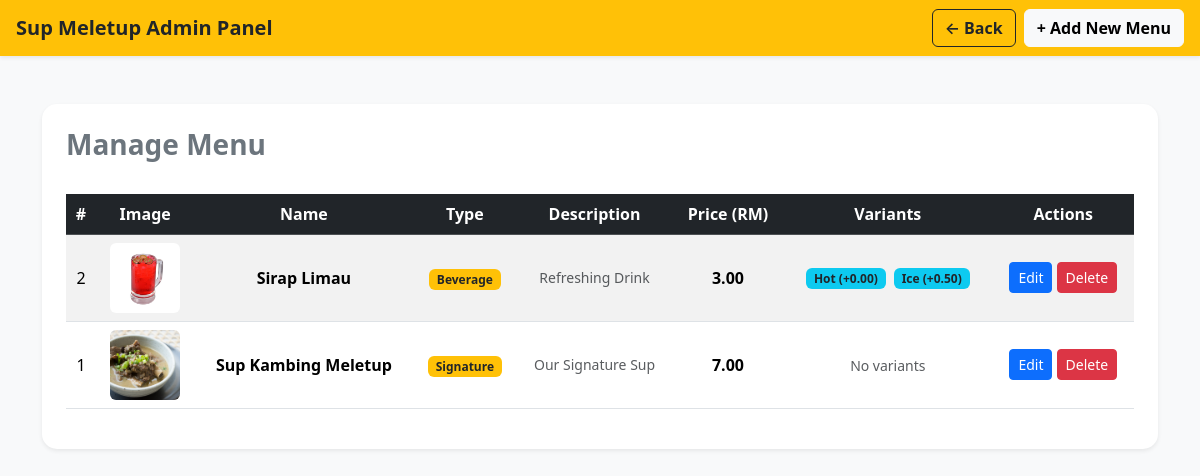
/admin/manage_menu.php, run on the app's committed database.
### tables this page shows
CREATE TABLE `menu` (
  `menu_id` int(11) NOT NULL,
  `name` varchar(100) NOT NULL,
  `type` varchar(100) DEFAULT NULL,
  `description` text DEFAULT NULL,
  `price` decimal(10,2) NOT NULL,
  `image` varchar(255) DEFAULT NULL
);

CREATE TABLE `menu_variants` (
  `variant_id` int(11) NOT NULL,
  `menu_id` int(11) NOT NULL,
  `name` varchar(255) NOT NULL,
  `price_diff` decimal(10,2) DEFAULT 0.00
);

### admin/manage_menu.php (the view, shortened to what this page needs)
<?php
include '../database/db_connect.php';
?>
<!DOCTYPE html>
<html lang="en">
<head>
    <link href="https://cdn.jsdelivr.net/npm/bootstrap@5.3.3/dist/css/bootstrap.min.css" rel="stylesheet">
</head>
<body>
    <nav class="navbar navbar-light shadow-sm px-3">
        <a class="navbar-brand fw-bold text-dark">Sup Meletup Admin Panel</a>
        <div class="ms-auto d-flex gap-2">
            <a href="admin_dashboard.php" class="btn btn-outline-dark fw-semibold">← Back</a>
            <a href="add_menu.php" class="btn btn-light fw-semibold">+ Add New Menu</a>
        </div>
    </nav>
    <div class="container my-5">
        <div class="card p-4 shadow-sm">
            <div class="d-flex justify-content-between align-items-center mb-4">
                <h3 class="fw-bold text-secondary">Manage Menu</h3>
            </div>
            <?php
            $result = $conn->query("SELECT * FROM menu ORDER BY menu_id DESC");
            if ($result->num_rows > 0):
            ?>
            <div class="table-responsive">
                <table class="table table-striped align-middle text-center">
                    <thead class="table-dark">
                        <tr>
                            <th>#</th>
                            <th>Image</th>
                            <th>Name</th>
                            <th>Type</th>
                            <th>Description</th>
                            <th>Price (RM)</th>
                            <th>Variants</th>
                            <th>Actions</th>
                        </tr>
                    </thead>
                    <tbody>
                        <?php while ($row = $result->fetch_assoc()):
                            $menu_id = $row['menu_id'];
                            $variants = $conn->query("SELECT * FROM menu_variants WHERE menu_id='$menu_id'");
                        ?>
                        <tr>
                            <td><?php echo $menu_id; ?></td>
                            <td>
                                <img src="uploads/menu_images/<?php echo htmlspecialchars($row['image']); ?>" width="70"
                                    height="70" class="rounded" style="object-fit:cover;">
                            </td>
                            <td class="fw-semibold"><?php echo htmlspecialchars($row['name']); ?></td>
                            <td><span
                                    class="badge bg-warning text-dark"><?php echo htmlspecialchars($row['type']); ?></span>
                            </td>
                            <td class="text-muted small"><?php echo htmlspecialchars($row['description']); ?></td>
                            <td><strong><?php echo number_format($row['price'], 2); ?></strong></td>
                            <td>
                                <?php if ($variants->num_rows > 0):
                                    while ($v = $variants->fetch_assoc()): ?>
                                <span class="badge bg-info text-dark variant-badge">
                                    <?php echo htmlspecialchars($v['name']) . ' (+' . number_format($v['price_diff'],2) . ')'; ?>
                                </span>
                                <?php endwhile; else: ?>
                                <span class="text-muted small">No variants</span>
                                <?php endif; ?>
                            </td>
                            <td>
                                <button class="btn btn-sm btn-primary" data-bs-toggle="modal"
                                    data-bs-target="#editModal<?php echo $menu_id; ?>">Edit</button>
                                <a href="manage_menu.php?delete=<?php echo $menu_id; ?>" class="btn btn-sm btn-danger"
                                    onclick="return confirm('Delete this menu item?');">Delete</a>
                            </td>
                        </tr>
                        <?php endwhile; ?>
                    </tbody>
                </table>
            </div>
            <?php else: ?>
            <div class="alert alert-info text-center">
                No menu items found. Click “<strong>Add New Menu</strong>” to create one.
            </div>
            <?php endif; ?>
        </div>
    </div>
</body>
</html>

### admin/manage_menu.php (style rules this page uses)
body { background-color: #f8f9fa; }
.navbar { background-color: #ffc107 !important; }
.card { border: none; border-radius: 15px; box-shadow: 0 4px 10px rgba(0, 0, 0, 0.1); }
th { vertical-align: middle !important; }
.variant-badge { margin: 2px; }

### data on the page
menu: menu_id "2", image (picture), name "Sirap Limau", type "Beverage", description "Refreshing Drink", price "3.00"
menu_variants: name "Hot", price_diff "0.00"
menu_variants: name "Ice", price_diff "0.50"
menu: menu_id "1", image (picture), name "Sup Kambing Meletup", type "Signature", description "Our Signature Sup", price "7.00", shows "No variants"
